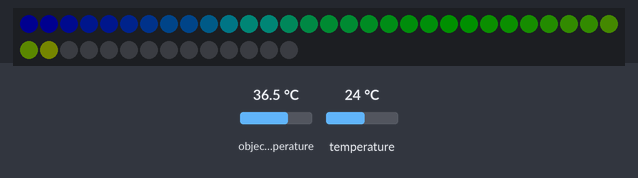
The sketch below on a simulated ESP8266 (NodeMCU). Shown: 44 RGB LEDs in strip order, left to right, continuing on the next row. Inputs (shaded band) come from the test bench; at power-on: object temperature 36.5 °C, temperature 24 °C. Dim RGB values are drawn brighter than linear; what the sketch prints to the serial monitor is not drawn.

Above: at 1.7 s.
1.8 s: object temperature set to 20 °C
At 2.5 s:
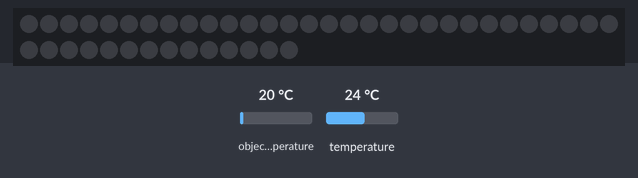
3.3 s: object temperature set to 26 °C
At 4.3 s:
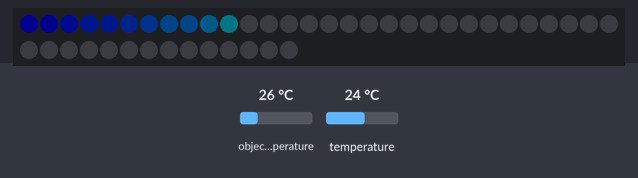
4.8 s: object temperature set to 32 °C
At 5.8 s:
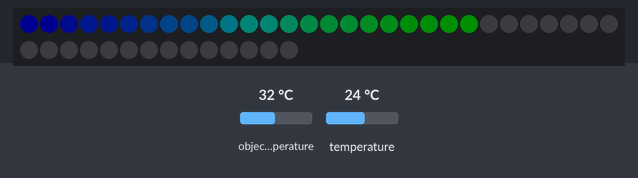
6.3 s: object temperature set to 39 °C
At 7.4 s:
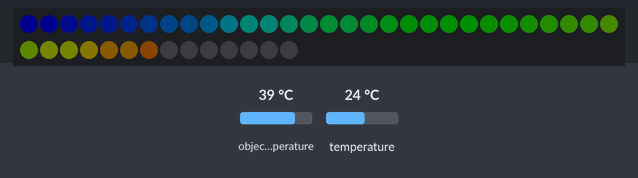
7.8 s: object temperature set to 44 °C
At 8.9 s:
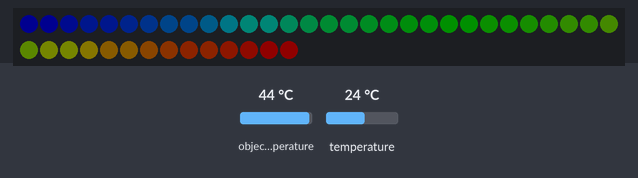
Timing chart, 0 to 8.4 s (numbered marks = the images above; inputs shaded):
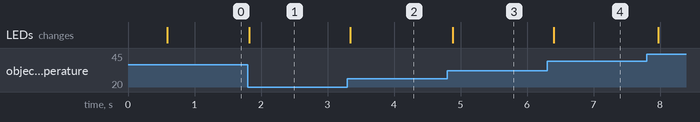

Measured:
- after the input at 1.8 s, the LEDs: change at once (image 1)
- after the input at 3.3 s, the LEDs: change at once (image 2)
- after the input at 4.8 s, the LEDs: change after 0.08 s (image 3)
- after the input at 6.3 s, the LEDs: change after 0.10 s (image 4)

The sketch:

Lampo.ino
```cpp
#define FASTLED_ESP8266_NODEMCU_PIN_ORDER
//#include "/Users/aki.salminen/Verstas/BasicOTA/BasicOTA/BasicOTA.ino"
#include <FastLED.h>

#include <Wire.h>
#include <Adafruit_MLX90614.h>

#define LED_PIN     6
#define PIR_PIN     D5
#define COLOR_ORDER GRB
#define CHIPSET     WS2812
#define NUM_LEDS    44

#define BRIGHTNESS  15
#define FRAMES_PER_SECOND 60

Adafruit_MLX90614 mlx = Adafruit_MLX90614();

bool gReverseDirection = false;

CRGB leds[NUM_LEDS];
CRGB lcolor;

DEFINE_GRADIENT_PALETTE( heatmap_256 ) {
  0,     0,  0,  255,   //blue
  //64,   0,  20,   50,   //blue
  128,   0,  255,   0,   //green
  255,   255,  0,   0};   //red

//224,   255,255,  0,   //bright yellow
//255,   255,255,255 }; //full white
/*
DEFINE_GRADIENT_PALETTE( heatmap_44 ) {
  0,     0,  0,  255,   //blue
  21,   0,  255,   0,   //green
  43,   255,  0,   0};   //red
*/

void setup() {
  delay(300); // sanity delay

  Serial.begin(115200);

  //pinMode(1, OUTPUT);      // sets the digital pin 1 as output
  pinMode(PIR_PIN, INPUT_PULLUP);        // sets the digital pin 0 as input

  //MLX
  Serial.println("MLX sart");
  delay(200); // sanity delay
  mlx.begin();
  Serial.println("MLX done");

  FastLED.addLeds<CHIPSET, LED_PIN, COLOR_ORDER>(leds, NUM_LEDS).setCorrection( TypicalLEDStrip );
  FastLED.setBrightness( BRIGHTNESS );

/*  Serial.println("OTA setup");
  delay(200); // sanity delay
  otasetup();*/
}

void showTemp()
{
    static CRGBPalette256 myPal = heatmap_256;
    char string[64];

    //MLX
    float temp=mlx.readObjectTempC();
    Serial.print("Ambient = ");
    Serial.print(mlx.readAmbientTempC());
    Serial.print("*C\tObject = ");
    Serial.print(temp);
    Serial.println("*C");

    FastLED.clear ();

    int led = (temp*10-200)/5;
    Serial.print("Led: ");
    Serial.println(led);
    if( led > 44 ) led=44;
    if( led < 0 ) led=0;

    for(int dot=0; dot < led; dot++) {
    lcolor = ColorFromPalette( myPal, (25500/(NUM_LEDS-1)+1)*dot/100 ); // normal palette access
    snprintf(string, sizeof(string), "dot: %d color index: %d\n", dot, (25500/(NUM_LEDS-1)+1)*dot/100 );
    Serial.print(string);
      leds[dot] = lcolor;
      }
    FastLED.show();
}

void loop()
{
  delay(20);
  showTemp();
}
```
